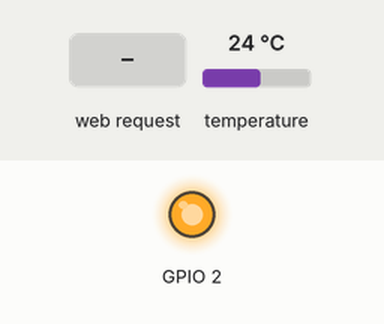
Simulated run of this sketch. Board: ESP8266 (NodeMCU). On the bench: output pins drawn as LEDs (lit = HIGH). The test bench sets the inputs (shaded band); at power-on: temperature 24 °C. WiFi joins after 1.5 s; servers stay silent unless stated; pins used as bus, display or sensor lines are not drawn; what the sketch prints to the serial monitor is not drawn.

Above: at 2.6 s.
At 4.7 s:
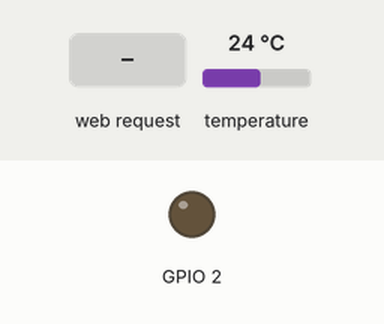
4.8 s: HTTP request GET / received
Timing chart, 0 to 7.8 s (numbered marks = the images above; inputs shaded):
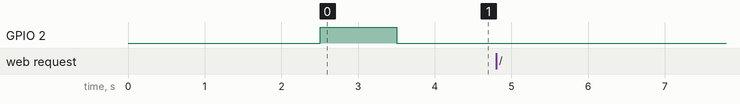

The sketch:

ESP8266Temp.ino
```cpp
#include <ESP8266WiFi.h>
#include <WiFiClient.h>
#include <ESP8266WebServer.h>
#include <ESP8266mDNS.h>
#include "OneWire.h"

OneWire  ds(2);  // on pin 2 (a 4.7K resistor is necessary) Rot=Vcc=3,3V, Gelb=Data, Schwarz=GND


const char* ssid = "SSID";
const char* password = "WLANPW";
MDNSResponder mdns;
ESP8266WebServer server(80);

const char* host = "api.thingspeak.com";
const char* apiKey = "TS-API-KEY";
const unsigned long updateInt = 120 * 1000;

unsigned long timestamp;

void handleRoot() {
  String message = "hello from esp8266!\n\n";

  server.send(200, "text/plain", message + getTemp() );
}

void handleNotFound() {
  String message = "File Not Found\n\n";
  message += "URI: ";
  message += server.uri();
  message += "\nMethod: ";
  message += (server.method() == HTTP_GET) ? "GET" : "POST";
  message += "\nArguments: ";
  message += server.args();
  message += "\n";
  for (uint8_t i = 0; i < server.args(); i++) {
    message += " " + server.argName(i) + ": " + server.arg(i) + "\n";
  }
  server.send(404, "text/plain", message);
}

void setup(void) {
  pinMode(BUILTIN_LED, OUTPUT);     // Initialize the BUILTIN_LED pin as an output
  digitalWrite(BUILTIN_LED, LOW);   // Turn the LED on (Note that LOW is the voltage level
  Serial.begin(115200);
  WiFi.begin(ssid, password);
  Serial.println("");

  // Wait for connection
  while (WiFi.status() != WL_CONNECTED) {
    delay(500);
    Serial.print(".");
  }
  Serial.println("");
  Serial.print("Connected to ");
  Serial.println(ssid);
  Serial.print("IP address: ");
  Serial.println(WiFi.localIP());

  if (mdns.begin("esp8266", WiFi.localIP())) {
    Serial.println("MDNS responder started");
  }

  server.on("/", handleRoot);

  server.on("/inline", []() {
    server.send(200, "text/plain", "this works as well");
  });

  server.onNotFound(handleNotFound);

  server.begin();
  Serial.println("HTTP server started");
  digitalWrite(BUILTIN_LED, LOW);   // Turn the LED on (Note that LOW is the voltage level
  // but actually the LED is on; this is because
  // it is acive low on the ESP-01)
  delay(1000);                      // Wait for a second
  digitalWrite(BUILTIN_LED, HIGH);  // Turn the LED off by making the voltage HIGH
  delay(1000);                      // Wait for a second

  timestamp = millis();

}

String getTemp(void) {
  byte i;
  byte present = 0;
  byte type_s;
  byte data[12];
  byte addr[8];
  float celsius;
  String message;

  while ( ds.search(addr)) {
    Serial.print("ROM =");
    for ( i = 0; i < 8; i++) {
      Serial.write(' ');
      Serial.print(addr[i], HEX);
    }

    if (OneWire::crc8(addr, 7) != addr[7]) {
      Serial.println("CRC is not valid!");
      return "CRC Errror";
    }
    Serial.println();

    // the first ROM byte indicates which chip
    switch (addr[0]) {
      case 0x10:
        Serial.println("  Chip = DS18S20");  // or old DS1820
        type_s = 1;
        break;
      case 0x28:
        Serial.println("  Chip = DS18B20");
        type_s = 0;
        break;
      case 0x22:
        Serial.println("  Chip = DS1822");
        type_s = 0;
        break;
      default:
        Serial.println("Device is not a DS18x20 family device.");
        type_s = 99;
    }

    if (type_s < 2) {
      ds.reset();
      ds.select(addr);
      ds.write(0x44, 1);        // start conversion, with parasite power on at the end

      delay(1000);     // maybe 750ms is enough, maybe not
      // we might do a ds.depower() here, but the reset will take care of it.

      present = ds.reset();
      ds.select(addr);
      ds.write(0xBE);         // Read Scratchpad

      Serial.print("  Data = ");
      Serial.print(present, HEX);
      Serial.print(" ");
      for ( i = 0; i < 9; i++) {           // we need 9 bytes
        data[i] = ds.read();
        Serial.print(data[i], HEX);
        Serial.print(" ");
      }
      Serial.print(" CRC=");
      Serial.print(OneWire::crc8(data, 8), HEX);
      Serial.println();

      // Convert the data to actual temperature
      // because the result is a 16 bit signed integer, it should
      // be stored to an "int16_t" type, which is always 16 bits
      // even when compiled on a 32 bit processor.
      int16_t raw = (data[1] << 8) | data[0];
      if (type_s) {
        raw = raw << 3; // 9 bit resolution default
        if (data[7] == 0x10) {
          // "count remain" gives full 12 bit resolution
          raw = (raw & 0xFFF0) + 12 - data[6];
        }
      } else {
        byte cfg = (data[4] & 0x60);
        // at lower res, the low bits are undefined, so let's zero them
        if (cfg == 0x00) raw = raw & ~7;  // 9 bit resolution, 93.75 ms
        else if (cfg == 0x20) raw = raw & ~3; // 10 bit res, 187.5 ms
        else if (cfg == 0x40) raw = raw & ~1; // 11 bit res, 375 ms
        //// default is 12 bit resolution, 750 ms conversion time
      }
      celsius = (float)raw / 16.0;
      Serial.print("  Temperature = ");
      Serial.print(celsius);
      Serial.println(" Celsius ");
      message = celsius;
      // message += "\n\n";
    }
  }

  Serial.println("No more addresses.");
  Serial.println();
  ds.reset_search();
  delay(250);
  return message;
}

void updateExternalServer(void) {
  if ( timestamp+updateInt > millis() ) return;

  timestamp=millis();

  // Use WiFiClient class to create TCP connections
  WiFiClient client;
  const int httpPort = 80;
  if (!client.connect(host, httpPort)) {
    Serial.println("connection failed");
    return;
  }

  // We now create a URI for the request
  String url = "/update/";
  url += "?api_key=";
  url += apiKey;
  url += "&field1=";
  url += getTemp();

  Serial.print("Requesting URL: ");
  Serial.println(url);

  // This will send the request to the server
  client.print(String("GET ") + url + " HTTP/1.1\r\n" +
               "Host: " + host + "\r\n" +
               "Connection: close\r\n\r\n");
  delay(10);

  // Read all the lines of the reply from server and print them to Serial
  while (client.available()) {
    String line = client.readStringUntil('\r');
    Serial.print(line);
  }

  Serial.println();
  Serial.println("closing connection");
}


void loop(void) {
  server.handleClient();
  updateExternalServer();

  if (WiFi.status() != WL_CONNECTED) digitalWrite(BUILTIN_LED, HIGH); else
    digitalWrite(BUILTIN_LED, LOW);   // Turn the LED on (Note that LOW is the voltage level
}
```

Measured:
- after the input at 4.8 s, every drawn part: stays the same
